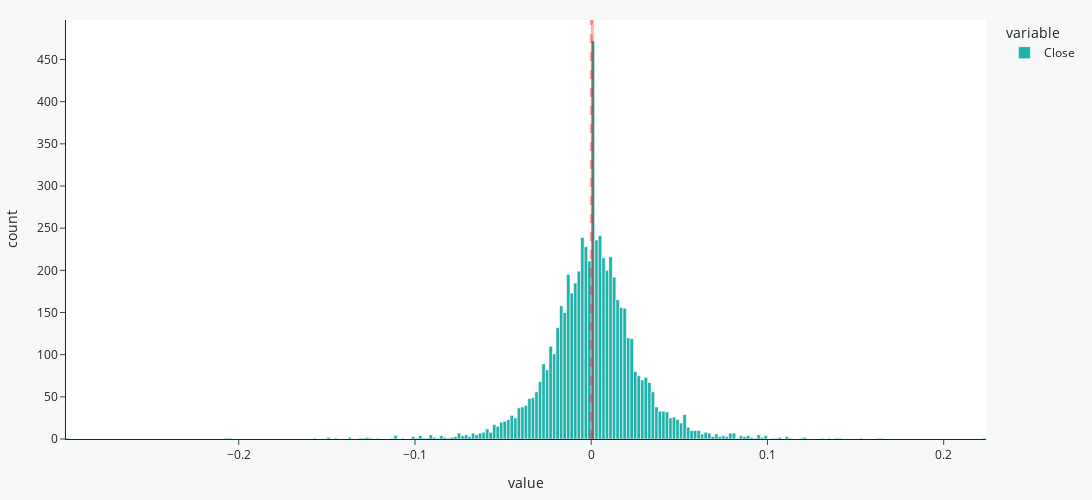

Source (notebook cell):
### Markdown cell above
Este histograma nos mostra que a maioria dos retornos diários de PETR4 estão concentrados em torno do valor médio, com algumas exceções.  
A linha vermelha sólida representa a média dos retornos, enquanto a linha tracejada indica a mediana.  
A simetria e a dispersão dos dados podem ser visualizadas claramente através desta representação gráfica.  
Aplique zoom para uma visualização mais detalhada.

### Code cell
fig01 = px.histogram(retornos_petr, color_discrete_sequence=['lightseagreen'])

fig01.add_vline(x=np.mean(retornos_petr), line_width=3,  line_color="red")
fig01.add_vline(x=np.median(retornos_petr), line_width=3, line_dash="dash", line_color="red")

fig01.update_layout(width=1170, height=500, template = 'simple_white',
                    paper_bgcolor="#f7f8fa", margin=dict(l=20, r=20, t=20, b=20),
                    showlegend=True)

### Figure 1 — Plotly figure (JSON) as saved in the notebook; plotly's stock layout.template omitted (floating-point values rounded to 4 significant figures; data arrays with more than 128 entries replaced by an {"elided": "..."} marker saying what was removed)
{"data": [{"alignmentgroup": "True", "bingroup": "x", "hovertemplate": "variable=Close<br>value=%{x}<br>count=%{y}<extra></extra>", "legendgroup": "Close", "marker": {"color": "lightseagreen", "pattern": {"shape": ""}}, "name": "Close", "offsetgroup": "Close", "orientation": "v", "showlegend": true, "type": "histogram", "x": {"elided": "6163 float values"}, "xaxis": "x", "yaxis": "y"}], "layout": {"barmode": "relative", "height": 500, "legend": {"title": {"text": "variable"}, "tracegroupgap": 0}, "margin": {"b": 20, "l": 20, "r": 20, "t": 20}, "paper_bgcolor": "#f7f8fa", "shapes": [{"line": {"color": "red", "width": 3}, "type": "line", "x0": 0.0006631, "x1": 0.0006631, "xref": "x", "y0": 0, "y1": 1, "yref": "y domain"}, {"line": {"color": "red", "dash": "dash", "width": 3}, "type": "line", "x0": 0, "x1": 0, "xref": "x", "y0": 0, "y1": 1, "yref": "y domain"}], "showlegend": true, "width": 1170, "xaxis": {"anchor": "y", "autorange": true, "domain": [0, 1], "range": [-0.298, 0.224], "title": {"text": "value"}, "type": "linear"}, "yaxis": {"anchor": "x", "autorange": true, "domain": [0, 1], "range": [0, 496.8], "title": {"text": "count"}}}}
